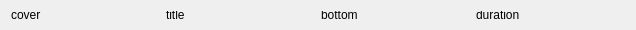
<?xml version="1.0" encoding="UTF-8"?>
<ui version="4.0">
 <class>ListServiceEditor</class>
 <widget class="QWidget" name="ListServiceEditor">
  <property name="geometry">
   <rect>
    <x>0</x>
    <y>0</y>
    <width>636</width>
    <height>30</height>
   </rect>
  </property>
  <property name="minimumSize">
   <size>
    <width>0</width>
    <height>30</height>
   </size>
  </property>
  <property name="maximumSize">
   <size>
    <width>16777215</width>
    <height>30</height>
   </size>
  </property>
  <property name="windowTitle">
   <string>Form</string>
  </property>
  <layout class="QHBoxLayout" name="horizontalLayout">
   <item>
    <widget class="QLabel" name="labelImageIcon">
     <property name="text">
      <string>cover</string>
     </property>
    </widget>
   </item>
   <item>
    <widget class="QLabel" name="labelTitle">
     <property name="text">
      <string>title</string>
     </property>
    </widget>
   </item>
   <item>
    <widget class="QLabel" name="labelBottom">
     <property name="text">
      <string>bottom</string>
     </property>
    </widget>
   </item>
   <item>
    <widget class="QLabel" name="labelDuration">
     <property name="text">
      <string>duration</string>
     </property>
    </widget>
   </item>
  </layout>
 </widget>
 <resources/>
 <connections/>
</ui>
